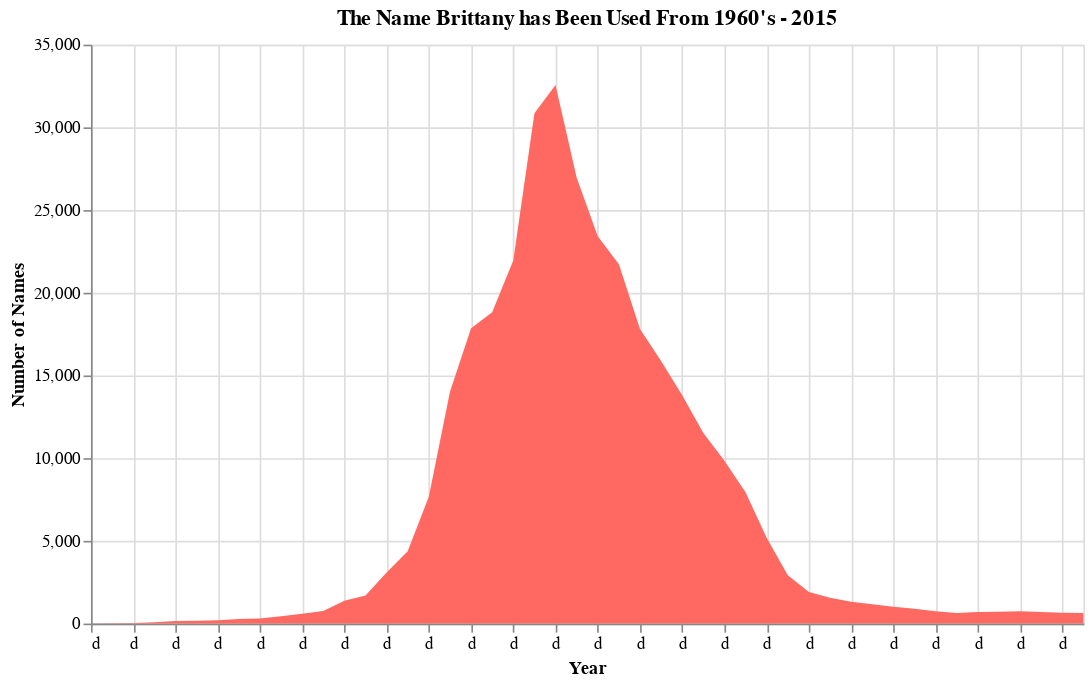

The code cell stored with this chart in its notebook:
### Markdown cell above
## 2. If you talked to someone named Brittany on the phone, what is your guess of their age? What ages would you not guess?

### Code cell


### Figure 1 — Vega-Lite specification as saved in the notebook (floating-point values rounded to 4 significant figures)
{"config": {"view": {"continuousWidth": 400, "continuousHeight": 300}}, "data": {"name": "data-c9d16ced58cc0db322df331ae78791f2"}, "mark": {"type": "area", "color": "#ff6961"}, "encoding": {"x": {"type": "temporal", "axis": {"format": "d"}, "field": "year", "title": "Year"}, "y": {"type": "quantitative", "field": "Total", "title": "Number of Names"}}, "height": 350, "title": "The Name Brittany has Been Used From 1960's - 2015", "width": 600, "$schema": "https://vega.github.io/schema/vega-lite/v4.8.1.json", "datasets": {"data-c9d16ced58cc0db322df331ae78791f2": [{"name": "Brittany", "year": "1968-01-01T00:00:00", "AK": 0.0, "AL": 0.0, "AR": 0.0, "AZ": 0.0, "CA": 5.0, "CO": 0.0, "CT": 0.0, "DC": 0.0, "DE": 0.0, "FL": 0.0, "GA": 0.0, "HI": 0.0, "IA": 0.0, "ID": 0.0, "IL": 0.0, "IN": 0.0, "KS": 0.0, "KY": 0.0, "LA": 0.0, "MA": 0.0, "MD": 0.0, "ME": 0.0, "MI": 0.0, "MN": 0.0, "MO": 0.0, "MS": 0.0, "MT": 0.0, "NC": 0.0, "ND": 0.0, "NE": 0.0, "NH": 0.0, "NJ": 0.0, "NM": 0.0, "NV": 0.0, "NY": 0.0, "OH": 0.0, "OK": 0.0, "OR": 0.0, "PA": 0.0, "RI": 0.0, "SC": 0.0, "SD": 0.0, "TN": 0.0, "TX": 0.0, "UT": 0.0, "VA": 0.0, "VT": 0.0, "WA": 0.0, "WI": 0.0, "WV": 0.0, "WY": 0.0, "Total": 5.0}, {"name": "Brittany", "year": "1969-01-01T00:00:00", "AK": 0.0, "AL": 0.0, "AR": 0.0, "AZ": 0.0, "CA": 7.0, "CO": 0.0, "CT": 0.0, "DC": 0.0, "DE": 0.0, "FL": 0.0, "GA": 0.0, "HI": 0.0, "IA": 0.0, "ID": 0.0, "IL": 0.0, "IN": 0.0, "KS": 0.0, "KY": 0.0, "LA": 0.0, "MA": 0.0, "MD": 0.0, "ME": 0.0, "MI": 0.0, "MN": 0.0, "MO": 0.0, "MS": 0.0, "MT": 0.0, "NC": 0.0, "ND": 0.0, "NE": 0.0, "NH": 0.0, "NJ": 0.0, "NM": 0.0, "NV": 0.0, "NY": 0.0, "OH": 0.0, "OK": 0.0, "OR": 0.0, "PA": 0.0, "RI": 0.0, "SC": 0.0, "SD": 0.0, "TN": 0.0, "TX": 5.0, "UT": 0.0, "VA": 0.0, "VT": 0.0, "WA": 0.0, "WI": 0.0, "WV": 0.0, "WY": 0.0, "Total": 12.0}, {"name": "Brittany", "year": "1970-01-01T00:00:00", "AK": 0.0, "AL": 0.0, "AR": 0.0, "AZ": 0.0, "CA": 5.0, "CO": 5.0, "CT": 0.0, "DC": 0.0, "DE": 0.0, "FL": 0.0, "GA": 0.0, "HI": 0.0, "IA": 0.0, "ID": 0.0, "IL": 0.0, "IN": 0.0, "KS": 0.0, "KY": 9.0, "LA": 0.0, "MA": 0.0, "MD": 0.0, "ME": 0.0, "MI": 0.0, "MN": 0.0, "MO": 0.0, "MS": 0.0, "MT": 0.0, "NC": 0.0, "ND": 0.0, "NE": 0.0, "NH": 0.0, "NJ": 0.0, "NM": 0.0, "NV": 0.0, "NY": 0.0, "OH": 6.0, "OK": 0.0, "OR": 0.0, "PA": 0.0, "RI": 0.0, "SC": 0.0, "SD": 0.0, "TN": 0.0, "TX": 7.0, "UT": 0.0, "VA": 0.0, "VT": 0.0, "WA": 0.0, "WI": 0.0, "WV": 0.0, "WY": 0.0, "Total": 32.0}, {"name": "Brittany", "year": "1971-01-01T00:00:00", "AK": 0.0, "AL": 0.0, "AR": 0.0, "AZ": 5.0, "CA": 17.0, "CO": 0.0, "CT": 0.0, "DC": 0.0, "DE": 0.0, "FL": 7.0, "GA": 0.0, "HI": 0.0, "IA": 0.0, "ID": 0.0, "IL": 5.0, "IN": 5.0, "KS": 0.0, "KY": 0.0, "LA": 6.0, "MA": 5.0, "MD": 0.0, "ME": 0.0, "MI": 0.0, "MN": 0.0, "MO": 0.0, "MS": 0.0, "MT": 0.0, "NC": 0.0, "ND": 0.0, "NE": 0.0, "NH": 0.0, "NJ": 5.0, "NM": 0.0, "NV": 0.0, "NY": 5.0, "OH": 7.0, "OK": 0.0, "OR": 0.0, "PA": 0.0, "RI": 0.0, "SC": 0.0, "SD": 0.0, "TN": 0.0, "TX": 14.0, "UT": 0.0, "VA": 0.0, "VT": 0.0, "WA": 0.0, "WI": 0.0, "WV": 0.0, "WY": 0.0, "Total": 81.0}, {"name": "Brittany", "year": "1972-01-01T00:00:00", "AK": 0.0, "AL": 0.0, "AR": 0.0, "AZ": 0.0, "CA": 11.0, "CO": 10.0, "CT": 0.0, "DC": 0.0, "DE": 0.0, "FL": 7.0, "GA": 11.0, "HI": 0.0, "IA": 0.0, "ID": 0.0, "IL": 12.0, "IN": 0.0, "KS": 0.0, "KY": 15.0, "LA": 0.0, "MA": 5.0, "MD": 0.0, "ME": 0.0, "MI": 8.0, "MN": 0.0, "MO": 5.0, "MS": 0.0, "MT": 0.0, "NC": 0.0, "ND": 0.0, "NE": 0.0, "NH": 0.0, "NJ": 0.0, "NM": 0.0, "NV": 0.0, "NY": 8.0, "OH": 11.0, "OK": 0.0, "OR": 0.0, "PA": 12.0, "RI": 0.0, "SC": 0.0, "SD": 0.0, "TN": 8.0, "TX": 14.0, "UT": 16.0, "VA": 0.0, "VT": 0.0, "WA": 0.0, "WI": 5.0, "WV": 0.0, "WY": 0.0, "Total": 158.0}, {"name": "Brittany", "year": "1973-01-01T00:00:00", "AK": 0.0, "AL": 0.0, "AR": 0.0, "AZ": 6.0, "CA": 17.0, "CO": 0.0, "CT": 0.0, "DC": 0.0, "DE": 0.0, "FL": 5.0, "GA": 10.0, "HI": 0.0, "IA": 5.0, "ID": 0.0, "IL": 14.0, "IN": 7.0, "KS": 0.0, "KY": 7.0, "LA": 8.0, "MA": 0.0, "MD": 0.0, "ME": 0.0, "MI": 0.0, "MN": 0.0, "MO": 0.0, "MS": 0.0, "MT": 0.0, "NC": 5.0, "ND": 0.0, "NE": 0.0, "NH": 0.0, "NJ": 5.0, "NM": 0.0, "NV": 0.0, "NY": 6.0, "OH": 15.0, "OK": 0.0, "OR": 8.0, "PA": 7.0, "RI": 0.0, "SC": 5.0, "SD": 0.0, "TN": 0.0, "TX": 18.0, "UT": 13.0, "VA": 0.0, "VT": 0.0, "WA": 0.0, "WI": 5.0, "WV": 0.0, "WY": 0.0, "Total": 166.0}, {"name": "Brittany", "year": "1974-01-01T00:00:00", "AK": 0.0, "AL": 0.0, "AR": 7.0, "AZ": 0.0, "CA": 19.0, "CO": 0.0, "CT": 0.0, "DC": 0.0, "DE": 0.0, "FL": 7.0, "GA": 16.0, "HI": 0.0, "IA": 0.0, "ID": 0.0, "IL": 19.0, "IN": 7.0, "KS": 0.0, "KY": 12.0, "LA": 12.0, "MA": 0.0, "MD": 0.0, "ME": 0.0, "MI": 6.0, "MN": 7.0, "MO": 5.0, "MS": 0.0, "MT": 0.0, "NC": 5.0, "ND": 0.0, "NE": 0.0, "NH": 0.0, "NJ": 0.0, "NM": 0.0, "NV": 0.0, "NY": 0.0, "OH": 14.0, "OK": 5.0, "OR": 0.0, "PA": 5.0, "RI": 0.0, "SC": 0.0, "SD": 0.0, "TN": 0.0, "TX": 17.0, "UT": 28.0, "VA": 0.0, "VT": 0.0, "WA": 7.0, "WI": 0.0, "WV": 0.0, "WY": 0.0, "Total": 198.0}, {"name": "Brittany", "year": "1975-01-01T00:00:00", "AK": 0.0, "AL": 0.0, "AR": 0.0, "AZ": 0.0, "CA": 28.0, "CO": 0.0, "CT": 0.0, "DC": 0.0, "DE": 0.0, "FL": 13.0, "GA": 15.0, "HI": 0.0, "IA": 0.0, "ID": 0.0, "IL": 26.0, "IN": 12.0, "KS": 0.0, "KY": 16.0, "LA": 12.0, "MA": 6.0, "MD": 0.0, "ME": 0.0, "MI": 0.0, "MN": 5.0, "MO": 10.0, "MS": 0.0, "MT": 0.0, "NC": 5.0, "ND": 0.0, "NE": 0.0, "NH": 0.0, "NJ": 0.0, "NM": 0.0, "NV": 0.0, "NY": 9.0, "OH": 23.0, "OK": 0.0, "OR": 9.0, "PA": 7.0, "RI": 0.0, "SC": 6.0, "SD": 0.0, "TN": 10.0, "TX": 23.0, "UT": 28.0, "VA": 0.0, "VT": 0.0, "WA": 9.0, "WI": 5.0, "WV": 0.0, "WY": 0.0, "Total": 277.0}, {"name": "Brittany", "year": "1976-01-01T00:00:00", "AK": 0.0, "AL": 0.0, "AR": 6.0, "AZ": 0.0, "CA": 36.0, "CO": 5.0, "CT": 0.0, "DC": 0.0, "DE": 0.0, "FL": 15.0, "GA": 20.0, "HI": 0.0, "IA": 0.0, "ID": 0.0, "IL": 22.0, "IN": 11.0, "KS": 0.0, "KY": 14.0, "LA": 6.0, "MA": 0.0, "MD": 0.0, "ME": 0.0, "MI": 0.0, "MN": 12.0, "MO": 5.0, "MS": 0.0, "MT": 5.0, "NC": 6.0, "ND": 0.0, "NE": 0.0, "NH": 0.0, "NJ": 0.0, "NM": 0.0, "NV": 0.0, "NY": 0.0, "OH": 24.0, "OK": 7.0, "OR": 5.0, "PA": 9.0, "RI": 0.0, "SC": 0.0, "SD": 0.0, "TN": 15.0, "TX": 35.0, "UT": 21.0, "VA": 7.0, "VT": 0.0, "WA": 7.0, "WI": 11.0, "WV": 0.0, "WY": 0.0, "Total": 304.0}, {"name": "Brittany", "year": "1977-01-01T00:00:00", "AK": 0.0, "AL": 9.0, "AR": 8.0, "AZ": 5.0, "CA": 39.0, "CO": 10.0, "CT": 0.0, "DC": 0.0, "DE": 0.0, "FL": 16.0, "GA": 26.0, "HI": 0.0, "IA": 6.0, "ID": 0.0, "IL": 25.0, "IN": 13.0, "KS": 0.0, "KY": 21.0, "LA": 12.0, "MA": 7.0, "MD": 0.0, "ME": 0.0, "MI": 7.0, "MN": 9.0, "MO": 12.0, "MS": 8.0, "MT": 0.0, "NC": 6.0, "ND": 0.0, "NE": 0.0, "NH": 0.0, "NJ": 5.0, "NM": 0.0, "NV": 0.0, "NY": 10.0, "OH": 31.0, "OK": 0.0, "OR": 9.0, "PA": 16.0, "RI": 0.0, "SC": 7.0, "SD": 0.0, "TN": 16.0, "TX": 48.0, "UT": 55.0, "VA": 5.0, "VT": 0.0, "WA": 0.0, "WI": 7.0, "WV": 0.0, "WY": 0.0, "Total": 448.0}, {"name": "Brittany", "year": "1978-01-01T00:00:00", "AK": 0.0, "AL": 8.0, "AR": 12.0, "AZ": 8.0, "CA": 50.0, "CO": 17.0, "CT": 0.0, "DC": 0.0, "DE": 0.0, "FL": 19.0, "GA": 30.0, "HI": 0.0, "IA": 0.0, "ID": 8.0, "IL": 37.0, "IN": 16.0, "KS": 0.0, "KY": 43.0, "LA": 20.0, "MA": 10.0, "MD": 5.0, "ME": 0.0, "MI": 13.0, "MN": 7.0, "MO": 12.0, "MS": 7.0, "MT": 0.0, "NC": 13.0, "ND": 0.0, "NE": 0.0, "NH": 0.0, "NJ": 7.0, "NM": 0.0, "NV": 0.0, "NY": 18.0, "OH": 39.0, "OK": 6.0, "OR": 13.0, "PA": 12.0, "RI": 0.0, "SC": 9.0, "SD": 0.0, "TN": 15.0, "TX": 48.0, "UT": 67.0, "VA": 7.0, "VT": 0.0, "WA": 11.0, "WI": 5.0, "WV": 0.0, "WY": 0.0, "Total": 592.0}, {"name": "Brittany", "year": "1979-01-01T00:00:00", "AK": 0.0, "AL": 6.0, "AR": 13.0, "AZ": 0.0, "CA": 47.0, "CO": 19.0, "CT": 10.0, "DC": 0.0, "DE": 0.0, "FL": 26.0, "GA": 41.0, "HI": 0.0, "IA": 10.0, "ID": 9.0, "IL": 55.0, "IN": 38.0, "KS": 5.0, "KY": 33.0, "LA": 25.0, "MA": 0.0, "MD": 8.0, "ME": 0.0, "MI": 11.0, "MN": 18.0, "MO": 14.0, "MS": 7.0, "MT": 7.0, "NC": 12.0, "ND": 0.0, "NE": 5.0, "NH": 0.0, "NJ": 6.0, "NM": 8.0, "NV": 0.0, "NY": 12.0, "OH": 41.0, "OK": 11.0, "OR": 26.0, "PA": 21.0, "RI": 0.0, "SC": 9.0, "SD": 0.0, "TN": 20.0, "TX": 76.0, "UT": 63.0, "VA": 14.0, "VT": 0.0, "WA": 13.0, "WI": 10.0, "WV": 7.0, "WY": 8.0, "Total": 764.0}, {"name": "Brittany", "year": "1980-01-01T00:00:00", "AK": 0.0, "AL": 11.0, "AR": 20.0, "AZ": 13.0, "CA": 121.0, "CO": 41.0, "CT": 5.0, "DC": 0.0, "DE": 0.0, "FL": 43.0, "GA": 61.0, "HI": 0.0, "IA": 7.0, "ID": 15.0, "IL": 89.0, "IN": 48.0, "KS": 0.0, "KY": 58.0, "LA": 40.0, "MA": 16.0, "MD": 14.0, "ME": 0.0, "MI": 16.0, "MN": 26.0, "MO": 37.0, "MS": 14.0, "MT": 8.0, "NC": 20.0, "ND": 6.0, "NE": 5.0, "NH": 0.0, "NJ": 15.0, "NM": 7.0, "NV": 9.0, "NY": 26.0, "OH": 102.0, "OK": 15.0, "OR": 27.0, "PA": 31.0, "RI": 0.0, "SC": 14.0, "SD": 10.0, "TN": 39.0, "TX": 142.0, "UT": 110.0, "VA": 18.0, "VT": 0.0, "WA": 36.0, "WI": 28.0, "WV": 10.0, "WY": 10.0, "Total": 1383.0}, {"name": "Brittany", "year": "1981-01-01T00:00:00", "AK": 11.0, "AL": 23.0, "AR": 32.0, "AZ": 22.0, "CA": 127.0, "CO": 37.0, "CT": 14.0, "DC": 0.0, "DE": 0.0, "FL": 79.0, "GA": 68.0, "HI": 0.0, "IA": 11.0, "ID": 20.0, "IL": 101.0, "IN": 73.0, "KS": 5.0, "KY": 67.0, "LA": 68.0, "MA": 23.0, "MD": 16.0, "ME": 7.0, "MI": 18.0, "MN": 26.0, "MO": 25.0, "MS": 20.0, "MT": 11.0, "NC": 26.0, "ND": 8.0, "NE": 8.0, "NH": 8.0, "NJ": 14.0, "NM": 9.0, "NV": 9.0, "NY": 38.0, "OH": 128.0, "OK": 22.0, "OR": 28.0, "PA": 30.0, "RI": 0.0, "SC": 17.0, "SD": 0.0, "TN": 54.0, "TX": 166.0, "UT": 116.0, "VA": 21.0, "VT": 0.0, "WA": 47.0, "WI": 24.0, "WV": 10.0, "WY": 14.0, "Total": 1701.0}, {"name": "Brittany", "year": "1982-01-01T00:00:00", "AK": 12.0, "AL": 50.0, "AR": 53.0, "AZ": 47.0, "CA": 290.0, "CO": 88.0, "CT": 18.0, "DC": 5.0, "DE": 0.0, "FL": 129.0, "GA": 129.0, "HI": 5.0, "IA": 21.0, "ID": 24.0, "IL": 163.0, "IN": 110.0, "KS": 14.0, "KY": 115.0, "LA": 117.0, "MA": 29.0, "MD": 26.0, "ME": 0.0, "MI": 51.0, "MN": 61.0, "MO": 41.0, "MS": 47.0, "MT": 18.0, "NC": 43.0, "ND": 12.0, "NE": 10.0, "NH": 9.0, "NJ": 35.0, "NM": 12.0, "NV": 19.0, "NY": 74.0, "OH": 212.0, "OK": 49.0, "OR": 55.0, "PA": 81.0, "RI": 0.0, "SC": 23.0, "SD": 13.0, "TN": 102.0, "TX": 300.0, "UT": 152.0, "VA": 50.0, "VT": 7.0, "WA": 73.0, "WI": 58.0, "WV": 25.0, "WY": 16.0, "Total": 3093.0}, {"name": "Brittany", "year": "1983-01-01T00:00:00", "AK": 20.0, "AL": 71.0, "AR": 80.0, "AZ": 66.0, "CA": 406.0, "CO": 131.0, "CT": 26.0, "DC": 19.0, "DE": 13.0, "FL": 227.0, "GA": 187.0, "HI": 6.0, "IA": 47.0, "ID": 30.0, "IL": 169.0, "IN": 173.0, "KS": 25.0, "KY": 160.0, "LA": 136.0, "MA": 39.0, "MD": 44.0, "ME": 15.0, "MI": 69.0, "MN": 91.0, "MO": 70.0, "MS": 39.0, "MT": 27.0, "NC": 89.0, "ND": 20.0, "NE": 20.0, "NH": 7.0, "NJ": 51.0, "NM": 24.0, "NV": 24.0, "NY": 98.0, "OH": 321.0, "OK": 72.0, "OR": 62.0, "PA": 113.0, "RI": 7.0, "SC": 52.0, "SD": 13.0, "TN": 133.0, "TX": 415.0, "UT": 156.0, "VA": 83.0, "VT": 7.0, "WA": 95.0, "WI": 68.0, "WV": 42.0, "WY": 19.0, "Total": 4377.0}, {"name": "Brittany", "year": "1984-01-01T00:00:00", "AK": 34.0, "AL": 158.0, "AR": 111.0, "AZ": 112.0, "CA": 698.0, "CO": 225.0, "CT": 59.0, "DC": 22.0, "DE": 13.0, "FL": 370.0, "GA": 343.0, "HI": 12.0, "IA": 62.0, "ID": 32.0, "IL": 362.0, "IN": 357.0, "KS": 35.0, "KY": 238.0, "LA": 249.0, "MA": 75.0, "MD": 111.0, "ME": 21.0, "MI": 160.0, "MN": 133.0, "MO": 113.0, "MS": 96.0, "MT": 50.0, "NC": 180.0, "ND": 48.0, "NE": 55.0, "NH": 22.0, "NJ": 84.0, "NM": 32.0, "NV": 24.0, "NY": 205.0, "OH": 557.0, "OK": 116.0, "OR": 94.0, "PA": 212.0, "RI": 14.0, "SC": 93.0, "SD": 24.0, "TN": 243.0, "TX": 735.0, "UT": 159.0, "VA": 148.0, "VT": 6.0, "WA": 134.0, "WI": 114.0, "WV": 78.0, "WY": 36.0, "Total": 7664.0}, {"name": "Brittany", "year": "1985-01-01T00:00:00", "AK": 53.0, "AL": 351.0, "AR": 224.0, "AZ": 217.0, "CA": 715.5, "CO": 319.0, "CT": 118.0, "DC": 48.0, "DE": 21.0, "FL": 395.0, "GA": 337.5, "HI": 22.0, "IA": 130.0, "ID": 54.0, "IL": 699.0, "IN": 585.0, "KS": 73.0, "KY": 485.0, "LA": 530.0, "MA": 161.0, "MD": 249.0, "ME": 64.0, "MI": 278.0, "MN": 265.0, "MO": 257.0, "MS": 282.0, "MT": 58.0, "NC": 422.0, "ND": 82.0, "NE": 78.0, "NH": 49.0, "NJ": 202.0, "NM": 69.0, "NV": 87.0, "NY": 507.0, "OH": 1008.0, "OK": 211.0, "OR": 153.0, "PA": 615.0, "RI": 45.0, "SC": 327.0, "SD": 45.0, "TN": 500.0, "TX": 1256.0, "UT": 182.0, "VA": 390.0, "VT": 25.0, "WA": 231.0, "WI": 260.0, "WV": 235.0, "WY": 40.0, "Total": 14010.0}, {"name": "Brittany", "year": "1986-01-01T00:00:00", "AK": 49.0, "AL": 241.5, "AR": 269.0, "AZ": 309.0, "CA": 886.5, "CO": 389.0, "CT": 165.0, "DC": 79.0, "DE": 49.0, "FL": 564.0, "GA": 880.0, "HI": 21.0, "IA": 151.0, "ID": 77.0, "IL": 975.0, "IN": 692.0, "KS": 105.0, "KY": 580.0, "LA": 720.0, "MA": 231.0, "MD": 403.0, "ME": 74.0, "MI": 475.0, "MN": 318.0, "MO": 382.0, "MS": 362.0, "MT": 53.0, "NC": 720.0, "ND": 83.0, "NE": 95.0, "NH": 60.0, "NJ": 374.0, "NM": 83.0, "NV": 81.0, "NY": 709.0, "OH": 1278.0, "OK": 255.0, "OR": 195.0, "PA": 837.0, "RI": 54.0, "SC": 403.0, "SD": 65.0, "TN": 586.0, "TX": 792.5, "UT": 183.0, "VA": 533.0, "VT": 45.0, "WA": 287.0, "WI": 361.0, "WV": 229.0, "WY": 48.0, "Total": 17860.0}, {"name": "Brittany", "year": "1987-01-01T00:00:00", "AK": 56.0, "AL": 528.0, "AR": 267.0, "AZ": 322.0, "CA": 977.0, "CO": 365.0, "CT": 196.0, "DC": 97.0, "DE": 61.0, "FL": 627.0, "GA": 1013.0, "HI": 43.0, "IA": 159.0, "ID": 49.0, "IL": 1025.0, "IN": 709.0, "KS": 128.0, "KY": 562.0, "LA": 335.5, "MA": 277.0, "MD": 574.0, "ME": 85.0, "MI": 661.0, "MN": 332.0, "MO": 418.0, "MS": 361.0, "MT": 56.0, "NC": 844.0, "ND": 82.0, "NE": 113.0, "NH": 81.0, "NJ": 468.0, "NM": 88.0, "NV": 91.0, "NY": 809.0, "OH": 703.5, "OK": 305.0, "OR": 204.0, "PA": 938.0, "RI": 74.0, "SC": 469.0, "SD": 66.0, "TN": 633.0, "TX": 795.5, "UT": 193.0, "VA": 628.0, "VT": 34.0, "WA": 289.0, "WI": 351.0, "WV": 241.0, "WY": 42.0, "Total": 18830.0}, {"name": "Brittany", "year": "1988-01-01T00:00:00", "AK": 48.0, "AL": 585.0, "AR": 304.0, "AZ": 383.0, "CA": 1214.0, "CO": 370.0, "CT": 271.0, "DC": 126.0, "DE": 91.0, "FL": 1563.0, "GA": 584.0, "HI": 44.0, "IA": 194.0, "ID": 62.0, "IL": 1214.0, "IN": 788.0, "KS": 170.0, "KY": 605.0, "LA": 390.0, "MA": 423.0, "MD": 636.0, "ME": 83.0, "MI": 819.0, "MN": 401.0, "MO": 559.0, "MS": 397.0, "MT": 57.0, "NC": 1090.0, "ND": 81.0, "NE": 113.0, "NH": 95.0, "NJ": 629.0, "NM": 90.0, "NV": 118.0, "NY": 1098.0, "OH": 820.5, "OK": 335.0, "OR": 231.0, "PA": 568.5, "RI": 77.0, "SC": 603.0, "SD": 59.0, "TN": 409.5, "TX": 925.0, "UT": 167.0, "VA": 884.0, "VT": 43.0, "WA": 368.0, "WI": 455.0, "WV": 270.0, "WY": 41.0, "Total": 21950.0}, {"name": "Brittany", "year": "1989-01-01T00:00:00", "AK": 53.0, "AL": 837.0, "AR": 457.0, "AZ": 549.0, "CA": 1513.0, "CO": 439.0, "CT": 371.0, "DC": 86.5, "DE": 117.0, "FL": 2206.0, "GA": 1600.0, "HI": 112.0, "IA": 336.0, "ID": 108.0, "IL": 1520.0, "IN": 1065.0, "KS": 243.0, "KY": 844.0, "LA": 1157.0, "MA": 578.0, "MD": 904.0, "ME": 169.0, "MI": 1240.0, "MN": 561.0, "MO": 868.0, "MS": 562.0, "MT": 83.0, "NC": 923.0, "ND": 111.0, "NE": 189.0, "NH": 152.0, "NJ": 830.0, "NM": 142.0, "NV": 165.0, "NY": 852.0, "OH": 1072.0, "OK": 469.0, "OR": 304.0, "PA": 847.5, "RI": 106.0, "SC": 1017.0, "SD": 108.0, "TN": 537.5, "TX": 1266.0, "UT": 185.0, "VA": 1247.0, "VT": 71.0, "WA": 500.0, "WI": 724.0, "WV": 402.0, "WY": 50.0, "Total": 30850.0}, {"name": "Brittany", "year": "1990-01-01T00:00:00", "AK": 75.0, "AL": 788.0, "AR": 440.0, "AZ": 483.0, "CA": 1372.0, "CO": 450.0, "CT": 345.0, "DC": 90.0, "DE": 133.0, "FL": 2100.0, "GA": 1465.0, "HI": 109.0, "IA": 311.0, "ID": 80.0, "IL": 1524.0, "IN": 1001.0, "KS": 236.0, "KY": 843.0, "LA": 973.0, "MA": 614.0, "MD": 902.0, "ME": 162.0, "MI": 1314.0, "MN": 566.0, "MO": 849.0, "MS": 519.0, "MT": 58.0, "NC": 1695.0, "ND": 112.0, "NE": 196.0, "NH": 140.0, "NJ": 855.0, "NM": 150.0, "NV": 184.0, "NY": 1804.0, "OH": 2127.0, "OK": 461.0, "OR": 295.0, "PA": 844.0, "RI": 146.0, "SC": 885.0, "SD": 92.0, "TN": 546.5, "TX": 1182.0, "UT": 173.0, "VA": 1229.0, "VT": 86.0, "WA": 470.0, "WI": 671.0, "WV": 379.0, "WY": 38.0, "Total": 32560.0}, {"name": "Brittany", "year": "1991-01-01T00:00:00", "AK": 55.0, "AL": 585.0, "AR": 327.0, "AZ": 379.0, "CA": 1156.0, "CO": 361.0, "CT": 293.0, "DC": 132.0, "DE": 93.0, "FL": 1641.0, "GA": 1125.0, "HI": 77.0, "IA": 248.0, "ID": 74.0, "IL": 1266.0, "IN": 747.0, "KS": 204.0, "KY": 725.0, "LA": 692.0, "MA": 483.0, "MD": 653.0, "ME": 111.0, "MI": 1063.0, "MN": 450.0, "MO": 645.0, "MS": 421.0, "MT": 67.0, "NC": 1351.0, "ND": 71.0, "NE": 150.0, "NH": 104.0, "NJ": 650.0, "NM": 120.0, "NV": 108.0, "NY": 1490.0, "OH": 1640.0, "OK": 398.0, "OR": 252.0, "PA": 1431.0, "RI": 105.0, "SC": 620.0, "SD": 86.0, "TN": 872.0, "TX": 983.0, "UT": 140.0, "VA": 959.0, "VT": 47.0, "WA": 363.0, "WI": 556.0, "WV": 352.0, "WY": 43.0, "Total": 26960.0}, {"name": "Brittany", "year": "1992-01-01T00:00:00", "AK": 51.0, "AL": 526.0, "AR": 282.0, "AZ": 292.0, "CA": 915.0, "CO": 325.0, "CT": 223.0, "DC": 87.0, "DE": 85.0, "FL": 1404.0, "GA": 1066.0, "HI": 77.0, "IA": 243.0, "ID": 71.0, "IL": 1053.0, "IN": 660.0, "KS": 183.0, "KY": 599.0, "LA": 557.0, "MA": 465.0, "MD": 522.0, "ME": 96.0, "MI": 895.0, "MN": 331.0, "MO": 595.0, "MS": 309.0, "MT": 48.0, "NC": 1118.0, "ND": 70.0, "NE": 126.0, "NH": 101.0, "NJ": 596.0, "NM": 133.0, "NV": 120.0, "NY": 656.5, "OH": 1409.0, "OK": 338.0, "OR": 211.0, "PA": 1213.0, "RI": 84.0, "SC": 577.0, "SD": 59.0, "TN": 726.0, "TX": 1785.0, "UT": 119.0, "VA": 854.0, "VT": 57.0, "WA": 307.0, "WI": 465.0, "WV": 292.0, "WY": 40.0, "Total": 23420.0}, {"name": "Brittany", "year": "1993-01-01T00:00:00", "AK": 37.0, "AL": 511.0, "AR": 229.0, "AZ": 298.0, "CA": 1597.0, "CO": 275.0, "CT": 199.0, "DC": 62.0, "DE": 82.0, "FL": 1201.0, "GA": 872.0, "HI": 67.0, "IA": 195.0, "ID": 67.0, "IL": 937.0, "IN": 597.0, "KS": 132.0, "KY": 519.0, "LA": 497.0, "MA": 412.0, "MD": 492.0, "ME": 99.0, "MI": 752.0, "MN": 312.0, "MO": 503.0, "MS": 318.0, "MT": 46.0, "NC": 978.0, "ND": 68.0, "NE": 106.0, "NH": 97.0, "NJ": 529.0, "NM": 110.0, "NV": 106.0, "NY": 1138.0, "OH": 1170.0, "OK": 334.0, "OR": 184.0, "PA": 1035.0, "RI": 69.0, "SC": 446.0, "SD": 59.0, "TN": 637.0, "TX": 1547.0, "UT": 123.0, "VA": 697.0, "VT": 44.0, "WA": 286.0, "WI": 389.0, "WV": 242.0, "WY": 26.0, "Total": 21730.0}, {"name": "Brittany", "year": "1994-01-01T00:00:00", "AK": 47.0, "AL": 422.0, "AR": 237.0, "AZ": 227.0, "CA": 666.5, "CO": 227.0, "CT": 168.0, "DC": 72.0, "DE": 50.0, "FL": 1054.0, "GA": 783.0, "HI": 38.0, "IA": 176.0, "ID": 62.0, "IL": 813.0, "IN": 527.0, "KS": 137.0, "KY": 484.0, "LA": 423.0, "MA": 312.0, "MD": 339.0, "ME": 86.0, "MI": 680.0, "MN": 274.0, "MO": 429.0, "MS": 254.0, "MT": 34.0, "NC": 879.0, "ND": 42.0, "NE": 98.0, "NH": 76.0, "NJ": 445.0, "NM": 88.0, "NV": 93.0, "NY": 1068.0, "OH": 1061.0, "OK": 293.0, "OR": 152.0, "PA": 436.0, "RI": 60.0, "SC": 378.0, "SD": 45.0, "TN": 599.0, "TX": 1359.0, "UT": 91.0, "VA": 641.0, "VT": 43.0, "WA": 229.0, "WI": 351.0, "WV": 228.0, "WY": 32.0, "Total": 17810.0}, {"name": "Brittany", "year": "1995-01-01T00:00:00", "AK": 34.0, "AL": 342.0, "AR": 190.0, "AZ": 202.0, "CA": 605.5, "CO": 179.0, "CT": 156.0, "DC": 49.0, "DE": 47.0, "FL": 944.0, "GA": 617.0, "HI": 38.0, "IA": 142.0, "ID": 53.0, "IL": 655.0, "IN": 397.0, "KS": 120.0, "KY": 402.0, "LA": 365.0, "MA": 303.0, "MD": 314.0, "ME": 82.0, "MI": 593.0, "MN": 223.0, "MO": 377.0, "MS": 236.0, "MT": 36.0, "NC": 689.0, "ND": 44.0, "NE": 100.0, "NH": 66.0, "NJ": 433.0, "NM": 96.0, "NV": 80.0, "NY": 977.0, "OH": 885.0, "OK": 208.0, "OR": 151.0, "PA": 832.0, "RI": 52.0, "SC": 329.0, "SD": 36.0, "TN": 516.0, "TX": 1293.0, "UT": 110.0, "VA": 537.0, "VT": 40.0, "WA": 216.0, "WI": 271.0, "WV": 194.0, "WY": 19.0, "Total": 15880.0}, {"name": "Brittany", "year": "1996-01-01T00:00:00", "AK": 29.0, "AL": 318.0, "AR": 163.0, "AZ": 195.0, "CA": 977.0, "CO": 163.0, "CT": 133.0, "DC": 31.0, "DE": 45.0, "FL": 812.0, "GA": 563.0, "HI": 19.0, "IA": 123.0, "ID": 49.0, "IL": 565.0, "IN": 340.0, "KS": 109.0, "KY": 331.0, "LA": 338.0, "MA": 254.0, "MD": 236.0, "ME": 51.0, "MI": 443.0, "MN": 159.0, "MO": 339.0, "MS": 173.0, "MT": 21.0, "NC": 631.0, "ND": 42.0, "NE": 74.0, "NH": 55.0, "NJ": 322.0, "NM": 89.0, "NV": 87.0, "NY": 779.0, "OH": 723.0, "OK": 219.0, "OR": 117.0, "PA": 626.0, "RI": 41.0, "SC": 276.0, "SD": 32.0, "TN": 400.0, "TX": 1147.0, "UT": 107.0, "VA": 455.0, "VT": 25.0, "WA": 166.0, "WI": 239.0, "WV": 147.0, "WY": 18.0, "Total": 13800.0}, {"name": "Brittany", "year": "1997-01-01T00:00:00", "AK": 19.0, "AL": 253.0, "AR": 166.0, "AZ": 138.0, "CA": 825.0, "CO": 141.0, "CT": 111.0, "DC": 24.0, "DE": 40.0, "FL": 684.0, "GA": 489.0, "HI": 25.0, "IA": 98.0, "ID": 32.0, "IL": 468.0, "IN": 304.0, "KS": 87.0, "KY": 297.0, "LA": 242.0, "MA": 176.0, "MD": 205.0, "ME": 56.0, "MI": 419.0, "MN": 127.0, "MO": 290.0, "MS": 143.0, "MT": 27.0, "NC": 516.0, "ND": 23.0, "NE": 67.0, "NH": 41.0, "NJ": 280.0, "NM": 64.0, "NV": 61.0, "NY": 675.0, "OH": 603.0, "OK": 168.0, "OR": 116.0, "PA": 506.0, "RI": 38.0, "SC": 229.0, "SD": 22.0, "TN": 342.0, "TX": 966.0, "UT": 85.0, "VA": 334.0, "VT": 19.0, "WA": 147.0, "WI": 230.0, "WV": 102.0, "WY": 7.0, "Total": 11530.0}, {"name": "Brittany", "year": "1998-01-01T00:00:00", "AK": 29.0, "AL": 190.0, "AR": 109.0, "AZ": 165.0, "CA": 735.0, "CO": 134.0, "CT": 85.0, "DC": 22.0, "DE": 29.0, "FL": 593.0, "GA": 399.0, "HI": 15.0, "IA": 103.0, "ID": 39.0, "IL": 410.0, "IN": 240.0, "KS": 101.0, "KY": 251.0, "LA": 226.0, "MA": 148.0, "MD": 162.0, "ME": 40.0, "MI": 299.0, "MN": 137.0, "MO": 231.0, "MS": 141.0, "MT": 14.0, "NC": 432.0, "ND": 22.0, "NE": 55.0, "NH": 25.0, "NJ": 220.0, "NM": 59.0, "NV": 65.0, "NY": 546.0, "OH": 472.0, "OK": 154.0, "OR": 94.0, "PA": 426.0, "RI": 24.0, "SC": 203.0, "SD": 23.0, "TN": 324.0, "TX": 828.0, "UT": 75.0, "VA": 310.0, "VT": 23.0, "WA": 121.0, "WI": 170.0, "WV": 114.0, "WY": 11.0, "Total": 9843.0}, {"name": "Brittany", "year": "1999-01-01T00:00:00", "AK": 18.0, "AL": 163.0, "AR": 97.0, "AZ": 114.0, "CA": 607.0, "CO": 135.0, "CT": 69.0, "DC": 20.0, "DE": 25.0, "FL": 469.0, "GA": 344.0, "HI": 9.0, "IA": 75.0, "ID": 31.0, "IL": 300.0, "IN": 209.0, "KS": 64.0, "KY": 194.0, "LA": 169.0, "MA": 108.0, "MD": 140.0, "ME": 26.0, "MI": 242.0, "MN": 104.0, "MO": 167.0, "MS": 112.0, "MT": 17.0, "NC": 337.0, "ND": 18.0, "NE": 53.0, "NH": 33.0, "NJ": 183.0, "NM": 63.0, "NV": 41.0, "NY": 433.0, "OH": 387.0, "OK": 141.0, "OR": 74.0, "PA": 317.0, "RI": 20.0, "SC": 173.0, "SD": 25.0, "TN": 265.0, "TX": 698.0, "UT": 70.0, "VA": 246.0, "VT": 13.0, "WA": 104.0, "WI": 126.0, "WV": 83.0, "WY": 11.0, "Total": 7942.0}, {"name": "Brittany", "year": "2000-01-01T00:00:00", "AK": 14.0, "AL": 111.0, "AR": 63.0, "AZ": 88.0, "CA": 354.0, "CO": 71.0, "CT": 33.0, "DC": 14.0, "DE": 16.0, "FL": 315.0, "GA": 247.0, "HI": 8.0, "IA": 42.0, "ID": 11.0, "IL": 188.0, "IN": 139.0, "KS": 44.0, "KY": 123.0, "LA": 84.0, "MA": 67.0, "MD": 106.0, "ME": 21.0, "MI": 137.0, "MN": 63.0, "MO": 132.0, "MS": 65.0, "MT": 14.0, "NC": 238.0, "ND": 16.0, "NE": 34.0, "NH": 11.0, "NJ": 108.0, "NM": 34.0, "NV": 34.0, "NY": 280.0, "OH": 281.0, "OK": 93.0, "OR": 48.0, "PA": 224.0, "RI": 10.0, "SC": 110.0, "SD": 8.0, "TN": 199.0, "TX": 432.0, "UT": 41.0, "VA": 176.0, "VT": 9.0, "WA": 59.0, "WI": 91.0, "WV": 71.0, "WY": 6.0, "Total": 5183.0}, {"name": "Brittany", "year": "2001-01-01T00:00:00", "AK": 6.0, "AL": 92.0, "AR": 43.0, "AZ": 60.0, "CA": 223.0, "CO": 35.0, "CT": 27.0, "DC": 9.0, "DE": 8.0, "FL": 160.0, "GA": 166.0, "HI": 0.0, "IA": 21.0, "ID": 10.0, "IL": 103.0, "IN": 81.0, "KS": 21.0, "KY": 97.0, "LA": 64.0, "MA": 27.0, "MD": 50.0, "ME": 8.0, "MI": 87.0, "MN": 39.0, "MO": 62.0, "MS": 57.0, "MT": 8.0, "NC": 155.0, "ND": 11.0, "NE": 13.0, "NH": 0.0, "NJ": 49.0, "NM": 8.0, "NV": 14.0, "NY": 115.0, "OH": 134.0, "OK": 46.0, "OR": 20.0, "PA": 103.0, "RI": 8.0, "SC": 54.0, "SD": 0.0, "TN": 109.0, "TX": 287.0, "UT": 21.0, "VA": 83.0, "VT": 5.0, "WA": 33.0, "WI": 33.0, "WV": 50.0, "WY": 0.0, "Total": 2915.0}, {"name": "Brittany", "year": "2002-01-01T00:00:00", "AK": 0.0, "AL": 39.0, "AR": 28.0, "AZ": 32.0, "CA": 144.0, "CO": 32.0, "CT": 9.0, "DC": 7.0, "DE": 6.0, "FL": 98.0, "GA": 106.0, "HI": 0.0, "IA": 20.0, "ID": 15.0, "IL": 68.0, "IN": 50.0, "KS": 12.0, "KY": 55.0, "LA": 34.0, "MA": 13.0, "MD": 28.0, "ME": 0.0, "MI": 46.0, "MN": 33.0, "MO": 62.0, "MS": 39.0, "MT": 0.0, "NC": 95.0, "ND": 0.0, "NE": 0.0, "NH": 0.0, "NJ": 42.0, "NM": 12.0, "NV": 14.0, "NY": 73.0, "OH": 87.0, "OK": 43.0, "OR": 16.0, "PA": 70.0, "RI": 0.0, "SC": 40.0, "SD": 0.0, "TN": 66.0, "TX": 206.0, "UT": 22.0, "VA": 70.0, "VT": 5.0, "WA": 16.0, "WI": 30.0, "WV": 29.0, "WY": 0.0, "Total": 1912.0}, {"name": "Brittany", "year": "2003-01-01T00:00:00", "AK": 0.0, "AL": 32.0, "AR": 22.0, "AZ": 25.0, "CA": 148.0, "CO": 23.0, "CT": 16.0, "DC": 5.0, "DE": 7.0, "FL": 79.0, "GA": 74.0, "HI": 0.0, "IA": 16.0, "ID": 0.0, "IL": 66.0, "IN": 37.0, "KS": 19.0, "KY": 52.0, "LA": 31.0, "MA": 9.0, "MD": 25.0, "ME": 0.0, "MI": 47.0, "MN": 17.0, "MO": 33.0, "MS": 20.0, "MT": 0.0, "NC": 71.0, "ND": 0.0, "NE": 10.0, "NH": 0.0, "NJ": 26.0, "NM": 8.0, "NV": 16.0, "NY": 73.0, "OH": 69.0, "OK": 21.0, "OR": 11.0, "PA": 55.0, "RI": 0.0, "SC": 43.0, "SD": 5.0, "TN": 54.0, "TX": 177.0, "UT": 16.0, "VA": 42.0, "VT": 0.0, "WA": 15.0, "WI": 25.0, "WV": 19.0, "WY": 0.0, "Total": 1559.0}, {"name": "Brittany", "year": "2004-01-01T00:00:00", "AK": 0.0, "AL": 31.0, "AR": 23.0, "AZ": 24.0, "CA": 139.0, "CO": 20.0, "CT": 0.0, "DC": 5.0, "DE": 6.0, "FL": 81.0, "GA": 74.0, "HI": 0.0, "IA": 10.0, "ID": 0.0, "IL": 51.0, "IN": 28.0, "KS": 8.0, "KY": 23.5, "LA": 22.0, "MA": 9.0, "MD": 22.0, "ME": 0.0, "MI": 23.0, "MN": 14.0, "MO": 38.0, "MS": 24.0, "MT": 0.0, "NC": 78.0, "ND": 0.0, "NE": 8.0, "NH": 6.0, "NJ": 19.0, "NM": 10.0, "NV": 12.0, "NY": 55.0, "OH": 44.0, "OK": 22.0, "OR": 10.0, "PA": 42.0, "RI": 0.0, "SC": 31.0, "SD": 5.0, "TN": 50.0, "TX": 137.0, "UT": 16.0, "VA": 37.0, "VT": 0.0, "WA": 14.0, "WI": 18.0, "WV": 28.0, "WY": 6.0, "Total": 1324.0}, {"name": "Brittany", "year": "2005-01-01T00:00:00", "AK": 0.0, "AL": 28.0, "AR": 18.0, "AZ": 29.0, "CA": 116.0, "CO": 24.0, "CT": 7.0, "DC": 0.0, "DE": 0.0, "FL": 80.0, "GA": 57.0, "HI": 0.0, "IA": 7.0, "ID": 0.0, "IL": 59.0, "IN": 31.0, "KS": 8.0, "KY": 36.0, "LA": 17.0, "MA": 8.0, "MD": 14.0, "ME": 0.0, "MI": 15.0, "MN": 12.0, "MO": 27.0, "MS": 16.0, "MT": 0.0, "NC": 57.0, "ND": 0.0, "NE": 0.0, "NH": 0.0, "NJ": 21.0, "NM": 7.0, "NV": 10.0, "NY": 43.0, "OH": 41.0, "OK": 27.0, "OR": 10.0, "PA": 33.0, "RI": 0.0, "SC": 25.0, "SD": 0.0, "TN": 45.0, "TX": 148.0, "UT": 18.0, "VA": 35.0, "VT": 0.0, "WA": 9.0, "WI": 17.0, "WV": 13.0, "WY": 0.0, "Total": 1168.0}, {"name": "Brittany", "year": "2006-01-01T00:00:00", "AK": 0.0, "AL": 20.0, "AR": 13.0, "AZ": 20.0, "CA": 121.0, "CO": 12.0, "CT": 6.0, "DC": 0.0, "DE": 0.0, "FL": 58.0, "GA": 59.0, "HI": 0.0, "IA": 8.0, "ID": 8.0, "IL": 46.0, "IN": 24.0, "KS": 7.0, "KY": 34.0, "LA": 12.0, "MA": 5.0, "MD": 11.0, "ME": 6.0, "MI": 20.0, "MN": 11.0, "MO": 19.0, "MS": 16.0, "MT": 0.0, "NC": 57.0, "ND": 0.0, "NE": 0.0, "NH": 0.0, "NJ": 20.0, "NM": 0.0, "NV": 6.0, "NY": 48.0, "OH": 27.0, "OK": 12.0, "OR": 17.0, "PA": 45.0, "RI": 0.0, "SC": 20.0, "SD": 5.0, "TN": 41.0, "TX": 103.0, "UT": 9.0, "VA": 30.0, "VT": 0.0, "WA": 10.0, "WI": 14.0, "WV": 9.0, "WY": 0.0, "Total": 1009.0}, {"name": "Brittany", "year": "2007-01-01T00:00:00", "AK": 0.0, "AL": 14.0, "AR": 12.0, "AZ": 26.0, "CA": 126.0, "CO": 14.0, "CT": 0.0, "DC": 0.0, "DE": 0.0, "FL": 49.0, "GA": 49.0, "HI": 0.0, "IA": 0.0, "ID": 0.0, "IL": 40.0, "IN": 18.0, "KS": 8.0, "KY": 19.0, "LA": 10.0, "MA": 7.0, "MD": 17.0, "ME": 0.0, "MI": 15.0, "MN": 10.0, "MO": 19.0, "MS": 12.0, "MT": 0.0, "NC": 49.0, "ND": 0.0, "NE": 5.0, "NH": 0.0, "NJ": 24.0, "NM": 0.0, "NV": 8.0, "NY": 40.0, "OH": 22.0, "OK": 10.0, "OR": 12.0, "PA": 25.0, "RI": 0.0, "SC": 24.0, "SD": 0.0, "TN": 45.0, "TX": 96.0, "UT": 7.0, "VA": 27.0, "VT": 0.0, "WA": 14.0, "WI": 9.0, "WV": 9.0, "WY": 0.0, "Total": 891.0}, {"name": "Brittany", "year": "2008-01-01T00:00:00", "AK": 0.0, "AL": 15.0, "AR": 0.0, "AZ": 14.0, "CA": 102.0, "CO": 5.0, "CT": 0.0, "DC": 0.0, "DE": 0.0, "FL": 32.0, "GA": 44.0, "HI": 0.0, "IA": 6.0, "ID": 0.0, "IL": 31.0, "IN": 23.0, "KS": 13.0, "KY": 16.0, "LA": 15.0, "MA": 8.0, "MD": 8.0, "ME": 0.0, "MI": 17.0, "MN": 11.0, "MO": 14.0, "MS": 10.0, "MT": 0.0, "NC": 51.0, "ND": 0.0, "NE": 0.0, "NH": 0.0, "NJ": 10.0, "NM": 8.0, "NV": 7.0, "NY": 31.0, "OH": 18.0, "OK": 8.0, "OR": 12.0, "PA": 22.0, "RI": 0.0, "SC": 18.0, "SD": 0.0, "TN": 30.0, "TX": 92.0, "UT": 9.0, "VA": 19.0, "VT": 0.0, "WA": 9.0, "WI": 16.0, "WV": 5.0, "WY": 0.0, "Total": 749.0}, {"name": "Brittany", "year": "2009-01-01T00:00:00", "AK": 0.0, "AL": 7.0, "AR": 6.0, "AZ": 10.0, "CA": 105.0, "CO": 12.0, "CT": 0.0, "DC": 0.0, "DE": 0.0, "FL": 34.0, "GA": 33.0, "HI": 0.0, "IA": 6.0, "ID": 6.0, "IL": 22.0, "IN": 20.0, "KS": 9.0, "KY": 10.0, "LA": 12.0, "MA": 0.0, "MD": 15.0, "ME": 0.0, "MI": 11.0, "MN": 7.0, "MO": 9.0, "MS": 6.0, "MT": 0.0, "NC": 32.0, "ND": 0.0, "NE": 0.0, "NH": 0.0, "NJ": 13.0, "NM": 7.0, "NV": 11.0, "NY": 27.0, "OH": 17.0, "OK": 14.0, "OR": 0.0, "PA": 18.0, "RI": 0.0, "SC": 15.0, "SD": 0.0, "TN": 18.0, "TX": 83.0, "UT": 6.0, "VA": 26.0, "VT": 0.0, "WA": 10.0, "WI": 7.0, "WV": 0.0, "WY": 0.0, "Total": 644.0}, {"name": "Brittany", "year": "2010-01-01T00:00:00", "AK": 0.0, "AL": 9.0, "AR": 0.0, "AZ": 20.0, "CA": 116.0, "CO": 9.0, "CT": 0.0, "DC": 0.0, "DE": 0.0, "FL": 37.0, "GA": 30.0, "HI": 0.0, "IA": 5.0, "ID": 0.0, "IL": 43.0, "IN": 14.0, "KS": 5.0, "KY": 10.0, "LA": 11.0, "MA": 8.0, "MD": 13.0, "ME": 0.0, "MI": 17.0, "MN": 6.0, "MO": 12.0, "MS": 8.0, "MT": 0.0, "NC": 35.0, "ND": 0.0, "NE": 6.0, "NH": 0.0, "NJ": 22.0, "NM": 0.0, "NV": 6.0, "NY": 41.0, "OH": 15.0, "OK": 6.0, "OR": 0.0, "PA": 15.0, "RI": 0.0, "SC": 7.0, "SD": 0.0, "TN": 31.0, "TX": 94.0, "UT": 11.0, "VA": 22.0, "VT": 0.0, "WA": 8.0, "WI": 6.0, "WV": 0.0, "WY": 0.0, "Total": 698.0}, {"name": "Brittany", "year": "2011-01-01T00:00:00", "AK": 0.0, "AL": 12.0, "AR": 7.0, "AZ": 17.0, "CA": 109.0, "CO": 10.0, "CT": 9.0, "DC": 0.0, "DE": 0.0, "FL": 31.0, "GA": 37.0, "HI": 0.0, "IA": 5.0, "ID": 0.0, "IL": 32.0, "IN": 6.0, "KS": 7.0, "KY": 14.0, "LA": 13.0, "MA": 9.0, "MD": 14.0, "ME": 0.0, "MI": 16.0, "MN": 11.0, "MO": 7.0, "MS": 0.0, "MT": 0.0, "NC": 37.0, "ND": 0.0, "NE": 7.0, "NH": 0.0, "NJ": 31.0, "NM": 0.0, "NV": 0.0, "NY": 53.0, "OH": 16.0, "OK": 8.0, "OR": 8.0, "PA": 18.0, "RI": 0.0, "SC": 8.0, "SD": 0.0, "TN": 18.0, "TX": 91.0, "UT": 6.0, "VA": 32.0, "VT": 0.0, "WA": 7.0, "WI": 11.0, "WV": 0.0, "WY": 0.0, "Total": 717.0}, {"name": "Brittany", "year": "2012-01-01T00:00:00", "AK": 0.0, "AL": 12.0, "AR": 13.0, "AZ": 9.0, "CA": 137.0, "CO": 11.0, "CT": 8.0, "DC": 6.0, "DE": 0.0, "FL": 36.0, "GA": 28.0, "HI": 0.0, "IA": 0.0, "ID": 5.0, "IL": 31.0, "IN": 20.0, "KS": 6.0, "KY": 9.0, "LA": 8.0, "MA": 0.0, "MD": 24.0, "ME": 0.0, "MI": 22.0, "MN": 6.0, "MO": 11.0, "MS": 6.0, "MT": 0.0, "NC": 28.0, "ND": 0.0, "NE": 8.0, "NH": 0.0, "NJ": 33.0, "NM": 0.0, "NV": 8.0, "NY": 42.0, "OH": 10.0, "OK": 0.0, "OR": 11.0, "PA": 18.0, "RI": 0.0, "SC": 15.0, "SD": 0.0, "TN": 23.0, "TX": 94.0, "UT": 6.0, "VA": 24.0, "VT": 0.0, "WA": 7.0, "WI": 10.0, "WV": 0.0, "WY": 0.0, "Total": 745.0}, {"name": "Brittany", "year": "2013-01-01T00:00:00", "AK": 0.0, "AL": 13.0, "AR": 0.0, "AZ": 14.0, "CA": 110.0, "CO": 7.0, "CT": 9.0, "DC": 5.0, "DE": 0.0, "FL": 47.0, "GA": 30.0, "HI": 0.0, "IA": 5.0, "ID": 0.0, "IL": 24.0, "IN": 13.0, "KS": 7.0, "KY": 7.0, "LA": 14.0, "MA": 7.0, "MD": 11.0, "ME": 0.0, "MI": 6.0, "MN": 12.0, "MO": 11.0, "MS": 9.0, "MT": 0.0, "NC": 29.0, "ND": 0.0, "NE": 0.0, "NH": 0.0, "NJ": 28.0, "NM": 0.0, "NV": 8.0, "NY": 47.0, "OH": 13.0, "OK": 5.0, "OR": 8.0, "PA": 16.0, "RI": 0.0, "SC": 8.0, "SD": 0.0, "TN": 11.0, "TX": 113.0, "UT": 7.0, "VA": 25.0, "VT": 0.0, "WA": 12.0, "WI": 8.0, "WV": 0.0, "WY": 0.0, "Total": 699.0}, {"name": "Brittany", "year": "2014-01-01T00:00:00", "AK": 0.0, "AL": 11.0, "AR": 5.0, "AZ": 8.0, "CA": 112.0, "CO": 9.0, "CT": 10.0, "DC": 0.0, "DE": 6.0, "FL": 38.0, "GA": 30.0, "HI": 0.0, "IA": 0.0, "ID": 0.0, "IL": 27.0, "IN": 11.0, "KS": 0.0, "KY": 0.0, "LA": 9.0, "MA": 10.0, "MD": 16.0, "ME": 0.0, "MI": 9.0, "MN": 11.0, "MO": 0.0, "MS": 13.0, "MT": 0.0, "NC": 21.0, "ND": 0.0, "NE": 0.0, "NH": 0.0, "NJ": 31.0, "NM": 0.0, "NV": 6.0, "NY": 62.0, "OH": 8.0, "OK": 7.0, "OR": 0.0, "PA": 13.0, "RI": 0.0, "SC": 7.0, "SD": 0.0, "TN": 21.0, "TX": 110.0, "UT": 8.0, "VA": 15.0, "VT": 0.0, "WA": 10.0, "WI": 6.0, "WV": 0.0, "WY": 0.0, "Total": 660.0}, {"name": "Brittany", "year": "2015-01-01T00:00:00", "AK": 0.0, "AL": 9.0, "AR": 6.0, "AZ": 10.0, "CA": 109.0, "CO": 11.0, "CT": 0.0, "DC": 0.0, "DE": 0.0, "FL": 43.0, "GA": 21.0, "HI": 0.0, "IA": 0.0, "ID": 0.0, "IL": 33.0, "IN": 9.0, "KS": 0.0, "KY": 8.0, "LA": 18.0, "MA": 5.0, "MD": 14.0, "ME": 0.0, "MI": 8.0, "MN": 10.0, "MO": 0.0, "MS": 0.0, "MT": 0.0, "NC": 22.0, "ND": 0.0, "NE": 0.0, "NH": 0.0, "NJ": 27.0, "NM": 0.0, "NV": 0.0, "NY": 54.0, "OH": 6.0, "OK": 6.0, "OR": 0.0, "PA": 14.0, "RI": 0.0, "SC": 9.0, "SD": 0.0, "TN": 16.0, "TX": 124.0, "UT": 9.0, "VA": 26.0, "VT": 0.0, "WA": 9.0, "WI": 0.0, "WV": 0.0, "WY": 0.0, "Total": 636.0}]}}
